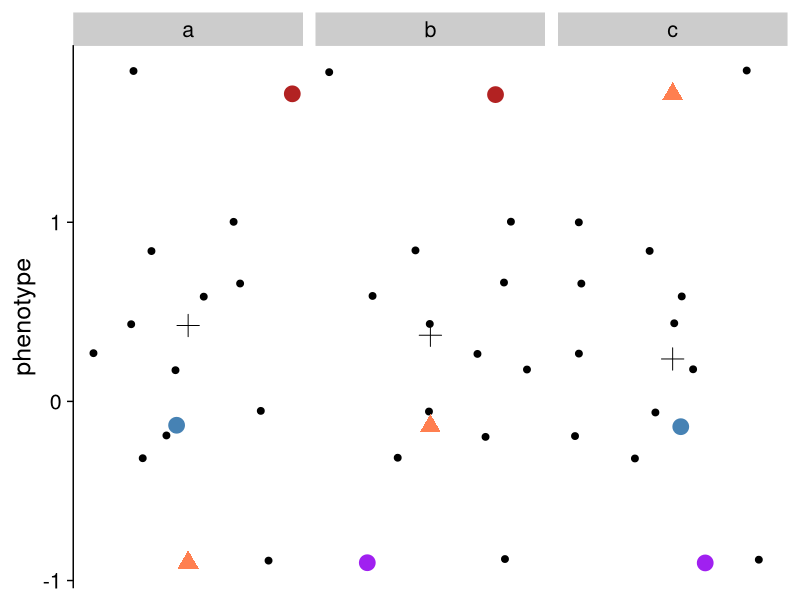
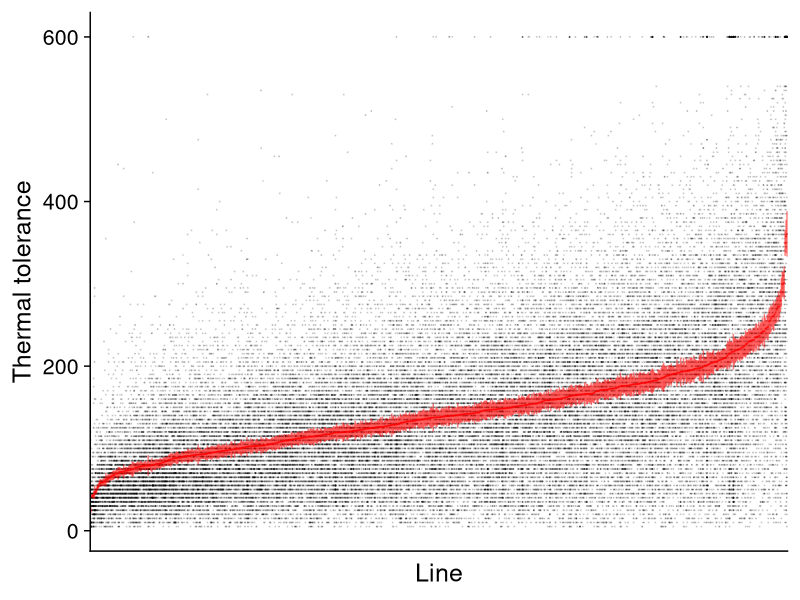
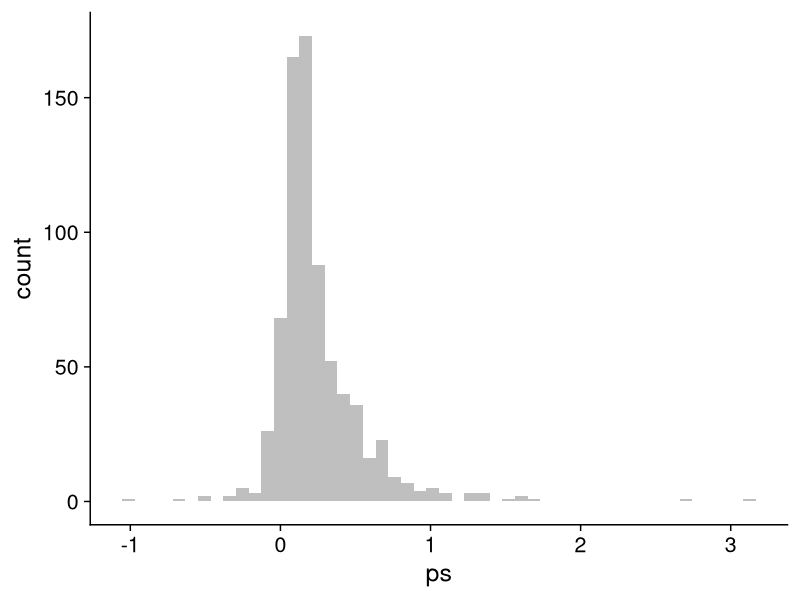
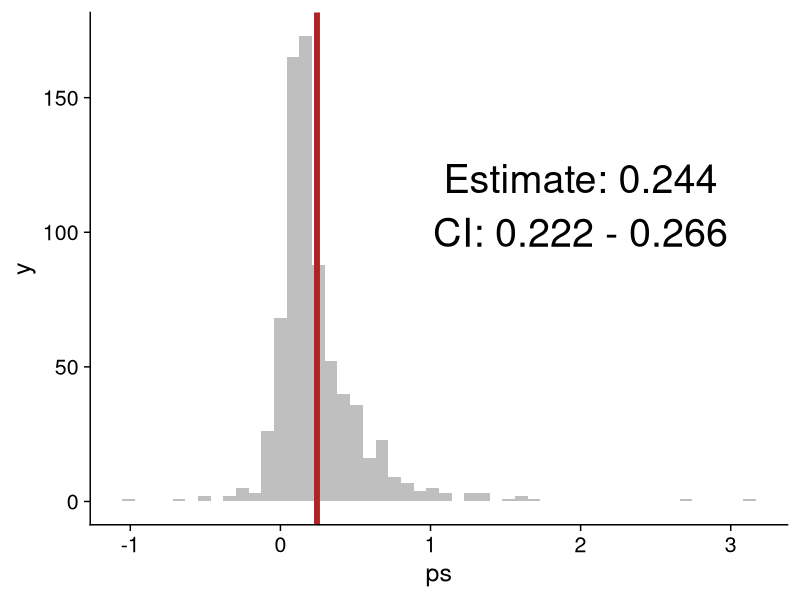

Here is the R script that generated these plots, in order:
## ---- chunk 1
#| label: setup
#| echo: false
#| warning: false
#| message: false

set.seed(46582)
library(tidyverse)
library(cowplot)
ggplot2::theme_set(theme_cowplot(font_size = 18))
## ---- chunk 2

rr <- rnorm(15)
mu_rr <- mean(rr)
dd <- tibble("phenotype" = c(rr[2:15], rr[c(1,3:15)], rr[c(1:2,4:15)]),
             "id" = rep(c(1,1,1),each=14),
             "color" = c("steelblue","firebrick",
                         rep("black",12),
                         "purple","firebrick",
                         rep("black",12),
                         "purple","steelblue",rep("black",12)),
             "facet" = rep(letters[1:3],each=14),
             "ptz" = c(5,5,
                         rep(2,12),
                         5,5,
                         rep(2,12),
                         5,5,rep(2,12))
             )

pp <- dd |> 
  group_by(facet) |>
  summarize("pseudo" = 15*mu_rr - 14*mean(phenotype))
pp$id <- 1

dd |>
  ggplot(aes(id, phenotype)) + 
  geom_point(position = position_jitter(0.2, seed = 34), 
             size=dd$ptz, color=dd$color) +
  stat_summary(fun = "mean", geom = "point", shape = 3, size = 5) +
  geom_point(data = pp, aes(id, pseudo), shape = 17, color = "coral", size=5) +
  facet_grid(. ~ facet) +
  scale_x_continuous(NULL, breaks = NULL, limits = c(0.8,1.2)) 


## ---- chunk 3
#| echo: true
TT <- read_csv("Data/thermtol.csv")
TT$Line <- as.factor(TT$Line)
TT$incapacitation_T <- qqnorm(TT$incapacitation,plot.it = FALSE)$x
glimpse(TT)

## ---- chunk 4
TT$Tname <- with(TT, reorder(Line, incapacitation, function(x) mean(x)))
ThermTol_indi_points <- ggplot(TT, aes(x = Tname, y = incapacitation)) +
  geom_point(size = 0.1, alpha = 1/8) +
  stat_summary(fun = mean,
               position = position_dodge(width = 0.5),
               geom = "point",
               color = "red",
               size = 0.1, alpha = 1/2) +
  stat_summary(fun.data = mean_se, 
               geom = "errorbar", 
               color = 'red', width=0, linewidth=0.5, alpha=1/2) +
  theme(legend.position = "none",axis.ticks.x=element_blank()) +
  xlab("Line") +
  ylab("Thermal tolerance") +
  #ylim(c( -0.5, 601))+
  theme(axis.text.x = element_blank())

ThermTol_indi_points

## ---- chunk 5
#| echo: true

afit <- aov(incapacitation_T ~ Line, data = TT)
summary(afit)

## ---- chunk 6
#| echo: true

suma <- unlist(summary(afit))

#get variance within groups
sw <- suma['Mean Sq2']

#get variance between groups SEE Lessels and Boag (1987)
Ng <- length(unique(TT$Line))
ns <- table(TT$Line)
n0 <- (1/(Ng-1)) * (sum(ns)-(sum(ns^2)/sum(ns)))
sa <- (suma['Mean Sq1']-suma['Mean Sq2'])/n0
  
#Observed Heritability
H2.0 <- sa/(sa+sw)
cat(H2.0)

## ---- chunk 7

estH2 <- function(pheno, geno)
{
afit <- aov(pheno ~ geno)
summary(afit)
suma <- unlist(summary(afit))

#get variance within groups
sw <- suma['Mean Sq2']

#get variance between groups SEE Lessels and Boag (1987)
Ng <- length(unique(geno))
ns <- table(geno)
n0 <- (1/(Ng-1)) * (sum(ns)-(sum(ns^2)/sum(ns)))
sa <- (suma['Mean Sq1']-suma['Mean Sq2'])/n0
  
#Observed Heritability
H2.0 <- sa/(sa+sw)
return(as.numeric(H2.0))
}

## ---- chunk 8
#| echo: true

LineIDs <- unique(TT$Line)

# delete one line
TT.p <- TT |>
  filter(Line != LineIDs[1])

# estimate heritability
H2.p <- estH2(TT.p$incapacitation_T, TT.p$Line)
H2.p

#calculate pseudovalue
length(LineIDs)*H2.0 - (length(LineIDs) - 1)*H2.p

## ---- chunk 9

ps <- read_csv("Data/pseudovals.csv")
ps |>
  ggplot(aes(ps)) +
  geom_histogram(fill = "grey75",bins = 50)

## ---- chunk 10
mu_ps <- mean(ps$ps)
ci_ps <- c(mu_ps + qt(0.975, length(LineIDs)-1)*sd(ps$ps)/sqrt(length(LineIDs)),
           mu_ps - qt(0.975, length(LineIDs)-1)*sd(ps$ps)/sqrt(length(LineIDs)))

ps |>
  ggplot(aes(ps)) +
  geom_histogram(fill = "grey75",bins = 50) +
  geom_vline(xintercept = mu_ps, color = "firebrick", linewidth = 2) +
  #geom_vline(xintercept = ci_ps) + 
  annotate("text", x = 2, y = 120, label = paste0("Estimate: ",round(mu_ps,3)), size = 10) +
  annotate("text", x = 2, y = 100, label = paste0("CI: ",round(ci_ps[2],3)," - ",round(ci_ps[1],3)), size = 10) 

